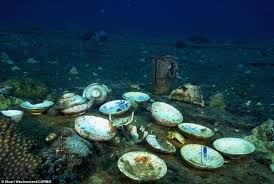
%> input picture major/hue preservation/5.jpg, 274 x 184 px
$ octave main.m   (GNU Octave 9; MATLAB toolbox functions it lacks are replaced by stand-ins)
%> lines starting %> are read from the running program, lines starting %| are printed output that depends on the picture

clc;
close all;
clear all;
warning off
%%%%%under water image enhncement

    %%%%%%%%%%%%%%%% Image Aquisition %%%%%%%%%%%%%%%%%%%%%%%%%%%
[filename, pathname] = uigetfile({'*.jpg';'*.png'}, 'pick an image');
%> the answer given: 5.jpg
if isequal(filename, 0) || isequal(pathname, 0)
    helpdlg('Image input canceled.');

else
    X=imread(fullfile(pathname, filename));
%> X is the input picture: size 184x274x3 uint8; mean R, G, B 37.8, 66, 74.2
end

figure,imshow(X);title('original  image');
%%%%%%%%%%%%devide color space images
  N = 256;
    A = im2uint8(X);
    a=rgb2hsv(X);
%> a: size 184x274x3 double; mean H, S, V 0.481, 0.645, 0.318
    fig = figure;

    subplot(2,2,1);
    imshow(A);
    title('original image');
    ColorList = { 'Red' 'Green' 'Blue' };
    gr = 0:1/(N-1):1;

    for k = 1:3
        % color map:
        cMap = zeros(N,3);
        cMap(:,k) = gr;
        subplot(2,2,k+1);
        imshow(ind2rgb(A(:,:,k),cMap));
        title(ColorList{k});

    end
%> this loop made 3 passes
%> pass 1, `imshow(ind2rgb(A(:,:,k),cMap));`:
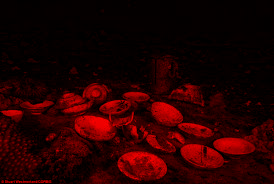
%> displayed picture: size 184x274x3, on the screen's scale of 0 to 255; mean R, G, B 37.8, 0, 0
%> pass 2, `imshow(ind2rgb(A(:,:,k),cMap));`:
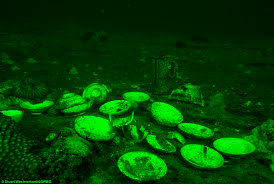
%> displayed picture: size 184x274x3, on the screen's scale of 0 to 255; mean R, G, B 0, 66, 0
%> after the loop, cMap = 256 rows, first 12: [0 0 0; 0 0 0.00392; 0 0 0.00784; 0 0 0.0118; 0 0 0.0157; 0 0 0.0196; 0 0 0.0235; 0 0 0.0275; 0 0 0.0314; 0 0 0.0353; 0 0 0.0392; 0 0 0.0431]
%> after the loop:
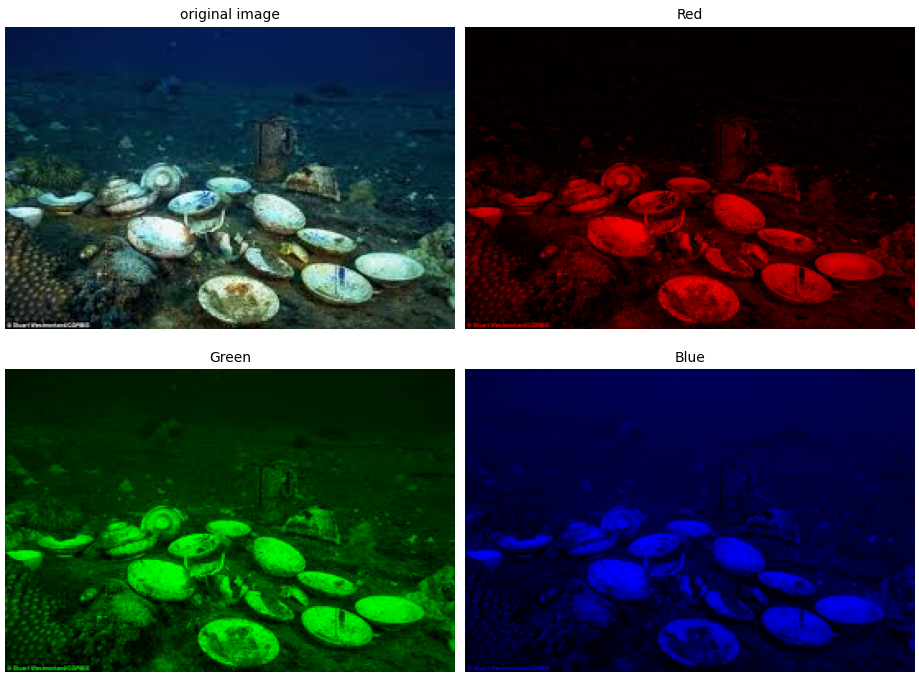
%> figure redrawn from the program's plot data, 4 panels
%%% bidirectional Empirical Mode Decomposition (BEMD) analysis
normal_thr_limit=0.5;
low_limt=0.002;
up_limit=0.999;
%----------------------------------------------------------------------
under_image=X;
[CONTRAST saliency chromatic]=size(X);
%> CONTRAST = 184; saliency = 274; chromatic = 3
%----------------------------------------------------------------------
% apply CNN
[nndata AlexNet]=size(chromatic);
%> nndata = 1; AlexNet = 1
 nn_data_image=0:0.1:nndata;
y=nn_data_image.^3;
%> (the run ends here)

$ run again, on major/hue preservation/7.jpg
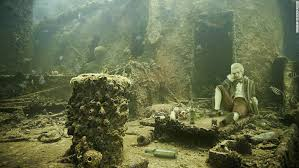
%> input picture major/hue preservation/7.jpg, 299 x 168 px
%> X is the input picture: size 168x299x3 uint8; mean R, G, B 99.6, 108.2, 75.1
%> a: size 168x299x3 double; mean H, S, V 0.232, 0.369, 0.427
%> the loop `for k = 1:3` made 3 passes
%> pass 2, `imshow(ind2rgb(A(:,:,k),cMap));`:
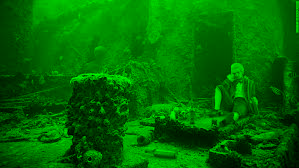
%> displayed picture: size 168x299x3, on the screen's scale of 0 to 255; mean R, G, B 0, 108.2, 0
%> after the loop `for k = 1:3`: cMap = 256 rows, first 12: [0 0 0; 0 0 0.00392; 0 0 0.00784; 0 0 0.0118; 0 0 0.0157; 0 0 0.0196; 0 0 0.0235; 0 0 0.0275; 0 0 0.0314; 0 0 0.0353; 0 0 0.0392; 0 0 0.0431]
%> after the loop `for k = 1:3`:
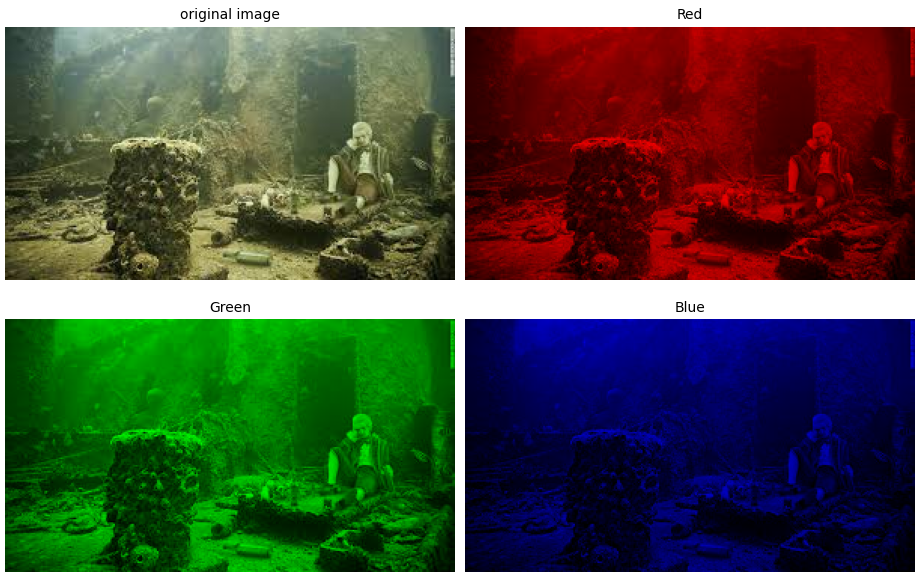
%> figure redrawn from the program's plot data, 4 panels

$ run again, on major/hue preservation/9.jpg
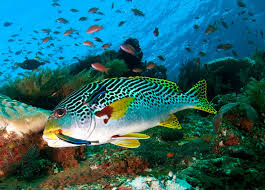
%> input picture major/hue preservation/9.jpg, 265 x 190 px
%> X is the input picture: size 190x265x3 uint8; mean R, G, B 38.4, 102.7, 108.8
%> a: size 190x265x3 double; mean H, S, V 0.424, 0.78, 0.498
%> the loop `for k = 1:3` made 3 passes
%> pass 2, `imshow(ind2rgb(A(:,:,k),cMap));`:
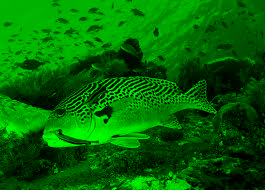
%> displayed picture: size 190x265x3, on the screen's scale of 0 to 255; mean R, G, B 0, 102.7, 0
%> after the loop `for k = 1:3`: cMap = 256 rows, first 12: [0 0 0; 0 0 0.00392; 0 0 0.00784; 0 0 0.0118; 0 0 0.0157; 0 0 0.0196; 0 0 0.0235; 0 0 0.0275; 0 0 0.0314; 0 0 0.0353; 0 0 0.0392; 0 0 0.0431]
%> after the loop `for k = 1:3`:
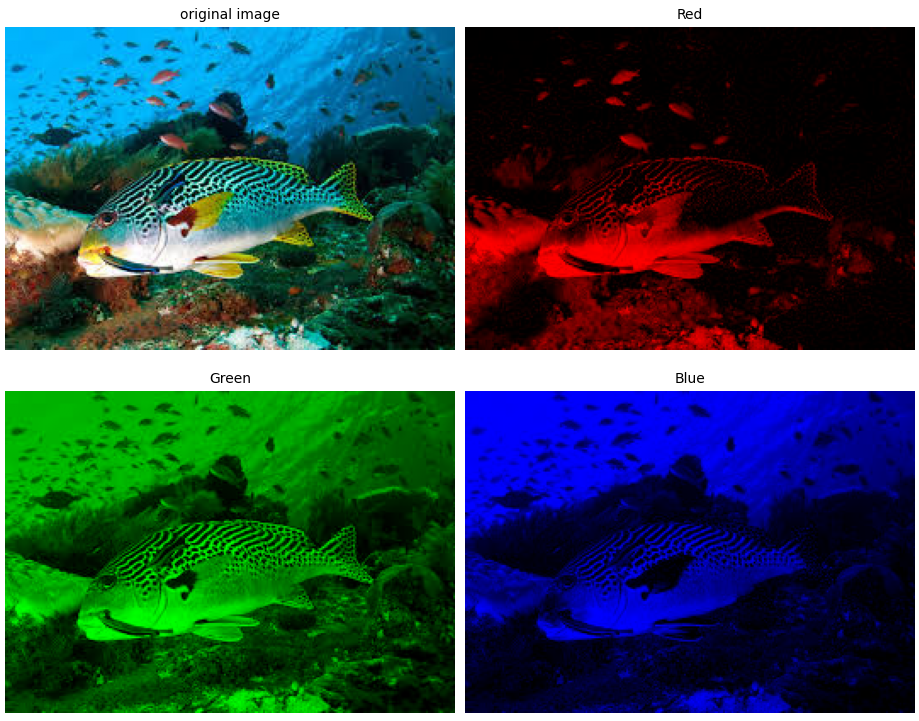
%> figure redrawn from the program's plot data, 4 panels
